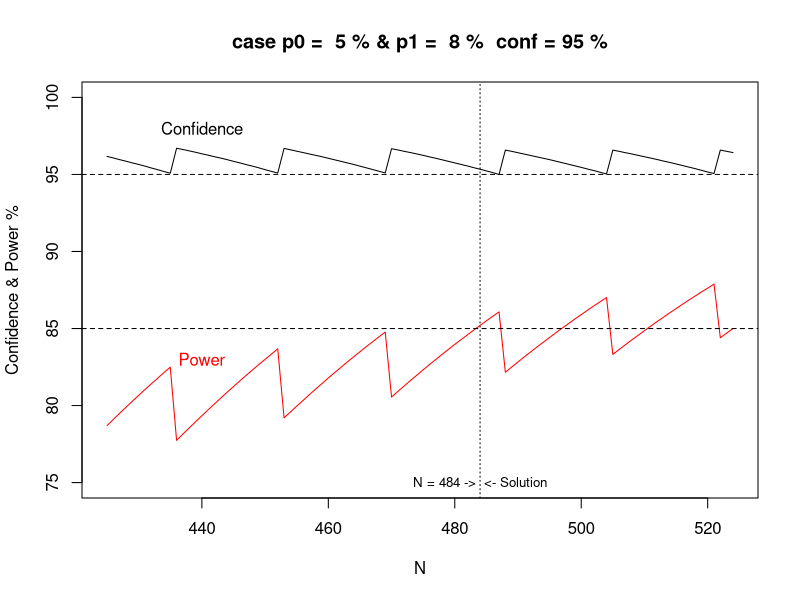

Generate this figure with R:
## ---- chunk 1
knitr::opts_chunk$set(echo = TRUE, comment = "")
## ---- chunk 2
test_prop <- function(conf,N,p0,p1,power,steps,inc = -1,side = "less") {
    conf_int <- data.frame(N = 0, n_l = NA, n_up = NA, prop_l = NA, prop_up = NA,
                           conf = 0, power = 0, p1.pow = 0) 
    names(conf_int)[2] <- " n_l"
    names(conf_int)[3] <- " n_up"
    names(conf_int)[4] <- " pr_l(%)"
    names(conf_int)[5] <- " pr_up(%)"
    names(conf_int)[6] <- " conf(%)"
    names(conf_int)[7] <- paste(" pwr%@p1=",as.character(p1*100),"%")
    names(conf_int)[8] <- paste(" p1%@pwr",as.character(power*100),"%")
    alpha <- 1 - conf
    conf2 <- conf
    accuracy <- 26
    if (side == "two") {
        conf <- 1 - alpha/2
        side_l <- c(T,T)
    } else if(side == "less") side_l <- c(F,T)
    else side_l <- c(T,F)
    
    if (side_l[1] & side_l[2]) conf <- 1 - alpha/2
    for (i in 1:steps) {
        if(inc == -1) {
            Nx <- N*2^(i-1)
        } else Nx <- N + inc*(i - 1)
        
        # n_l is the minimum number of events that does not reject Hp0 (p0)
        # n_up is the maximum number of events that does not reject Hp0 (p0)
        if(side_l[1]) {
            n_l <- qbinom(conf,Nx,p0,lower.tail = FALSE)
            if(n_l == 0) stop("(*1) Low side test not possible: 
                              Low Number of trials")
            alpha2 <- pbinom(n_l,Nx,p0)
            if(side_l[2]) n_l <- n_l + 1
            conf2 <- 1 - (alpha -alpha2)
            if (conf2 >= 1) conf2 <- (1 - alpha/100)
        } else n_l <- NA
        if(side_l[2]) n_up <- qbinom(conf2,Nx,p0) else n_up <- NA
        # prop_xx are the min/max proportion allowed
        if(side_l[1]) prop_l <- round(((n_l)/Nx)*100,digits = 4) else prop_l <- NA
        if(side_l[2]) prop_up <- round((n_up/Nx)*100,digits = 4) else prop_up <- NA
        # conf_r is the real confidence after the implementation of the test
        if (side_l[1] & side_l[2]) {
            conf_r <- round((pbinom(n_up,Nx,p0) - pbinom(n_l-1,Nx,p0))*100,
                            digits = 2)
        } else if (side_l[2]) {
            conf_r <- round(pbinom(n_up,Nx,p0)*100,digits = 2)
        } else {
            conf_r <- round((1-pbinom(n_l-1,Nx,p0))*100, digits = 2)
        }
        # This condition is satisfied when a Low side detection is not possible
        if (conf_r/((1-alpha)*100) < 0.9) {
            stop("(*2) Low side test not possible: Low Number of trials")
        }
        # real test power at input p1 
        if(side_l[2] && (p1 > p0)) {
            power_r <- round(100*(1-pbinom(n_up,Nx,p1)),digits = 2)
        } else if (side_l[1] && (p1 < p0)) {
            power_r <- round(100*(pbinom(n_l-1,Nx,p1)),digits = 2)
        } else stop("side and p1 are not consistent")
        
        # calculation of p1 correspondent to the input power
        p1_pow <- 0.5
        p1_inc <- 0.25
        iter_for_accuracy <- 0
        while (iter_for_accuracy < accuracy) {
            iter_for_accuracy <- iter_for_accuracy + 1
            if(p1 > p0) {
                powerx <- (1 - pbinom(n_up,Nx,p1_pow))
            } else {
                powerx <- pbinom(n_l-1,Nx,p1_pow)
            }
             
            if (powerx > power) {
                p1_pow <- p1_pow - p1_inc*sign(p1-p0)
            } else {
                p1_pow <- p1_pow + p1_inc*sign(p1-p0)
            }
            p1_inc <- p1_inc / 2
        }
        p1_pow <- round(p1_pow*100, digits = 4)
        conf_int[i,] <- c(Nx, n_l,n_up, prop_l,prop_up, conf_r, power_r, p1_pow)
    }
    conf_int
}
## ---- chunk 3
N <- 50
inc <- -1
steps <- 12    
conf <- 0.95
power <- 0.95
p0 <- 0.0005 
p1 <- 0.001 
side <- "less"

test_prop(conf,N,p0,p1,power,steps,inc,side)
## ---- chunk 4
N <- 425
steps <- 100
conf <- 0.95
p0 <- 0.05
p1 <- 0.08
power <- 0.85
side <- "less"
inc <- 1
## ---- chunk 5
dataout <- test_prop(conf,N,p0,p1,power,steps,inc,side)

plot(dataout$N,dataout$` conf(%)`,type = "l",ylim = c(power*100-10,100),
     main = paste("case p0 = ", as.character(p0*100),"% & p1 = ",
                  as.character(p1*100),"%  conf =",as.character(conf*100),"%"),
                xlab = "N",ylab = "Confidence & Power %")
lines(dataout$N,dataout[,7], col = "red")
abline(h=power*100,lty = 2)
abline(h=conf*100,lty = 2)
abline(v=484, lty=3, col="black")
text(440,98,"Confidence")
text(440,83,"Power",col = "red")
text(484,75,"N = 484 ->  <- Solution", col = "black",cex = 0.8)
## ---- chunk 6
# Sample size determination for proportion function
# based on binomial distribution

# peak detect function

peak_det_p0p1 <- function(N,conf,p0, k) {
    N <- N + 1
    n <- qbinom(conf,N,p0)
    dN <- 2^k
    iter_for_k <- 0
    while(iter_for_k <= k) {
        nx <- qbinom(conf,N,p0)
        iter_for_k <- iter_for_k + 1
        if (nx > n) {
            N <- N - dN 
        } else N <- N + dN
        dN <- dN/2
    }
    nx <- qbinom(conf,N,p0)
    if (nx > n) N <- N - 1
    N
}


peak_det_p1p0 <- function(N,conf,p0, k) {
    N <- N + 1
    n <- qbinom(conf,N,p0,lower.tail = FALSE)
    dN <- 2^k
    iter_for_k <- 0
    while(iter_for_k <= k) {
        nx <- qbinom(conf,N,p0,lower.tail = FALSE)
        iter_for_k <- iter_for_k + 1
        if (nx > n) {
            N <- N - dN 
        } else N <- N + dN
        dN <- dN/2
    }
    nx <- qbinom(conf,N,p0,lower.tail = FALSE)
    if (nx <= n) N <- N + 1
    N
}

# function for calculation of interval limits and power 
pwr_calc <- function(conf,N,p0,p1,power,side = "less") {
    conf_int <- data.frame(N = 0, n_l = NA, n_up = NA, prop_l = NA, prop_up = NA,
                           conf = 0, power.P.1 = 0) 
    names(conf_int)[2] <- " n_l"
    names(conf_int)[3] <- " n_up"
    names(conf_int)[4] <- " pr_l(%)"
    names(conf_int)[5] <- " pr_up(%)"
    names(conf_int)[6] <- " conf(%)"
    names(conf_int)[7] <- "power(%)"
    alpha <- 1 - conf
    side_l <- c(F,F)
    if (side == "two") {
        conf <- 1 - alpha/2
        side_l <- c(T,T)
    } else if(side == "less") side_l <- c(F,T)
    else side_l <- c(T,F)
    # n_up is the maximum number of failure that does not reject Hp0 (p0)
    if(side_l[1]) {
        n_l <- qbinom(conf,N,p0,lower.tail = FALSE)
        alpha2 <- pbinom(n_l,N,p0)
        if(side_l[2]) n_l <- n_l + 1
        conf <- 1 - (alpha -alpha2)
        if (conf >= 1) conf <- (1 - alpha/100)
    } else n_l <- NA
    if(side_l[2]) n_up <- qbinom(conf,N,p0) else n_up <- NA
    # prop_up is the maximum proportion allowed
    if(side_l[1]) prop_l <- round(((n_l)/N)*100,digits = 4) else prop_l <- NA
    if(side_l[2]) prop_up <- round((n_up/N)*100,digits = 4) else prop_up <- NA
    # conf_r is the real confidence after the implementation of the test
    if (side_l[1] & side_l[2]) {
        conf_r <- round((pbinom(n_up,N,p0) - pbinom(n_l-1,N,p0))*100,
                        digits = 2)
    } else if (side_l[2]) {
        conf_r <- round(pbinom(n_up,N,p0)*100,digits = 2)
    } else {
        conf_r <- round((1-pbinom(n_l-1,N,p0))*100, digits = 2)
    }
    # This condition is satisfied when a Low side detection is not possible
    if (conf_r/((1-alpha)*100) < 0.99) {
        stop("Low side test not possible")
    }
    # real test power at input p1 
    if(side_l[2] && (p1 > p0)) {
        power_r <- round(100*(1-pbinom(n_up,N,p1)),digits = 2)
    } else if (side_l[1] && (p1 < p0)) {
        power_r <- round(100*(pbinom(n_l-1,N,p1)),digits = 2)
    } else stop("side and p1 are not consistent")
    
    conf_int[1,] <- c(N, n_l,n_up, prop_l,prop_up, conf_r, power_r)
    conf_int <- cbind(conf_int,side)
    names(conf_int)[8] <- "side"
    conf_int
}
## ---- chunk 7
# function for sample size determination 
ss_prop <- function(p0,p1,conf,power,side) {
    if(conf < 0.6) stop("Confidence too low (< 60%) ")
    if(power < 0.6) stop("Power too low (< 60%) ")
    alpha <- 1 - conf
    beta <- 1 - power
    if (side == "two") alpha <- alpha/2
    Max_iter <- 10000
    n_iter <- 0
    # Nr = sample size aproximation based on normal distribution
    Nr <- ((qnorm(alpha,lower.tail = F)*sqrt(p0*(1-p0))+
                qnorm(beta,lower.tail = F)*sqrt(p1*(1-p1)))/abs(p1-p0))^2
    # N => first sample size initialization for next iterations
    # This is a starting point with a power always lower than the power set
    N <- round(Nr*0.7,digits = 0)
    k <- round(log2(Nr*0.4),digits =0)
    
    # first iteration loop by increasing N values with step calculated by peak_det_xx
    pwr <- pwr_calc(conf,N,p0,p1,power,side)
    while ((pwr[1,7] < power*100) & (n_iter < Max_iter)) {
        if(side == "less") {
            N <- peak_det_p0p1(N,conf,p0,k)
        } else {N <- peak_det_p1p0(N,conf,p0,k)}
        pwr <- pwr_calc(conf,N,p0,p1,power,side)
        n_iter <- n_iter + 1
    }
    if (n_iter >= Max_iter) stop("Algorithm not convergent: p0 & p1 too close")
    
    # 2nd iteration loop: Active only in a local interval when power(N) is increasing
    # This loop find the minimum N satisfying confidence > set & power > set
    k <- round(log2(N*0.3),digits =0)
    dN <- 2^k
    iter_for_k <- 0
    while (iter_for_k <=k) {
        if (pwr[1,7] > power*100) {
            N <- N - dN
        } else N <- N + dN
        pwr <- pwr_calc(conf,N,p0,p1,power,side)
        iter_for_k <- iter_for_k +1
        dN <- dN / 2
    }
    if(pwr[1,7] < power*100) N <- N + 1
    pwr <- pwr_calc(conf,N,p0,p1,power,side)
    
    if(pwr[1,7] > power*120 ) stop("Unsuitable parameters setting")
    pwr
}
## ---- chunk 8
ss_prop(p0,p1,conf,power,side)
## ---- chunk 9
# Simulation and comparison with binom.test()
set.seed(123)

N_obs <- 1000000
steps <- 1

Test <- T
if(Test){
    sel1 <- c(1,2,3,4,6,7,8,11)
    sel2 <- c(1,2,3,4,7,9,8,10,11)
} else {
    sel1 <- c(1,2,3,4,5,6,7,8,11)
    sel2 <- c(1,2,3,4,5,7,9,8,10,11)
}

# confronto con binom.test
Nv <-     c(   250,   500,   1200,   15000, 5000,    5000,    800,   800, 124)
p0v <-    c(  0.01,  0.01,   0.1 , 0.0005,  0.01,    0.001,   0.1,  0.1, 0.005)
p1v <-    c(  0.03,  0.03,   0.11, 0.001 , 0.006,    0.0001, 0.142,0.0647,0.05)
confv <-  c(  0.95,  0.85,   0.90,  0.99  , 0.95,     0.95,   0.95, 0.95,  0.95)
powerv <- c(    NA,    NA,     NA,    NA  ,   NA,       NA,     NA,   NA,    NA)
sidev <-  c("less","less", "less", "less", "greater","greater","two","two","less" )



tf <- data.frame(N = Nv, p0 = p0v, p1 = p1v, conf = confv,power = powerv, 
                         side = sidev,stringsAsFactors = F)


sim_res <- data.frame(N = 0, p0 = 0, p1 = 0, conf_in = 0, power_in = 0, conf = 0, 
                      conf_sM = 0, power_sM = 0,
                      conf_sR = 0, power_sR = 0, side = "text", stringsAsFactors = F )
names(sim_res)[2] <- "p0(%)"
names(sim_res)[3] <- "p1(%)"
names(sim_res)[4] <- "co(%)"
names(sim_res)[5] <- "pwr(%)"
names(sim_res)[6] <- "co_P(%)"
names(sim_res)[7] <- "co_sP(%)"
names(sim_res)[8] <- "pwr_sP(%)"
names(sim_res)[9] <- "co_sR(%)"
names(sim_res)[10] <- "pwr_sR(%)"

sim_res <- rbind(sim_res,sim_res)

for (i in 1:length(tf[,1])) {
    N <- tf$N[i]
    p0 <- round(tf$p0[i]*100,digits = 2)
    p1 <- round(tf$p1[i]*100,digits = 2)
    conf_in <- round(tf$conf[i]*100, digits = 2)
    side <- tf$side[i]
    sim_data <- rbinom(N_obs,tf$N[i],tf$p0[i])
    sim_datap <- rbinom(N_obs,tf$N[i],tf$p1[i])
    if (tf$side[i] == "less") {
        n_up <- test_prop(tf$conf[i],tf$N[i],tf$p0[i],tf$p1[i],power,steps,-1,tf$side[i])[1,3]
        crM <- round(mean(sim_data <= n_up)*100,digits = 1)
        pM <- round(100-mean(sim_datap <= n_up)*100,digits = 1)
        n_ib <- tf$N[i]*binom.test(round(tf$p0[i]*tf$N[i],digits=0),tf$N[i],
                             alternative ="less",conf.level = tf$conf[i])$conf.int
        crR <- round(mean(sim_data <= n_ib[[2]])*100,digits = 1)
        pR <- round(100-mean(sim_datap <= n_ib[[2]])*100,digits = 1)
    } else if (tf$side[i] == "greater") {
        n_l <- test_prop(tf$conf[i],tf$N[i],tf$p0[i],tf$p1[i],power,steps,-1,tf$side[i])[1,2]
        crM <- round(mean(sim_data >= n_l)*100,digits = 1)
        pM <- round(100-mean(sim_datap >= n_l)*100,digits = 1)
        n_ib <- tf$N[i]*binom.test(round(tf$p0[i]*tf$N[i],digits=0),tf$N[i],
                                   alternative ="greater",conf.level = tf$conf[i])$conf.int
        crR <- round(mean(sim_data >= n_ib[[1]])*100,digits = 1)
        pR <- round(100-mean(sim_datap >= n_ib[[1]])*100,digits = 1)
    } else {
        nv <- test_prop(tf$conf[i],tf$N[i],tf$p0[i],tf$p1[i],power,steps,-1,tf$side[i])[1,2:3]
        crM <- round(mean((sim_data >= nv[[1]]) & 
                                   (sim_data <= nv[[2]]))*100,digits = 1)
        pM <- round(100-mean((sim_datap >= nv[[1]]) & 
                                       (sim_datap <= nv[[2]]))*100,digits = 1)
        n_ib <- tf$N[i]*binom.test(round(tf$p0[i]*tf$N[i],digits=0),tf$N[i],
                                   alternative ="two.sided",conf.level = tf$conf[i])$conf.int
        crR <- round(mean((sim_data >= n_ib[[1]]) & 
                                   (sim_data <= n_ib[[2]]))*100,digits = 1)
        pR <- round(100-mean((sim_datap >= n_ib[[1]]) & 
                                       (sim_datap <= n_ib[[2]]))*100,digits = 1)
    }
    conf_r <- test_prop(tf$conf[i],tf$N[i],tf$p0[i],tf$p1[i],power,steps,-1,tf$side[i])[1,6]
    power_in <- tf$power[i]*100
    sim_res[i,] <- c(N, p0, p1, conf_in,power_in, conf_r, crM, pM, crR, pR, side)
}

sim_res[,sel1]
## ---- chunk 10

sim_res[,sel2]
## ---- chunk 11
# Simulation and comparison with binom.test()
set.seed(123)

N_obs <- 1000000
steps <- 1

Test <- F
if(Test){
    sel1 <- c(1,2,3,4,6,7,8,11)
    sel2 <- c(1,2,3,4,7,9,8,10,11)
} else {
    sel1 <- c(1,2,3,4,5,6,7,8,11)
    sel2 <- c(1,2,3,4,5,7,9,8,10,11)
}

odd <- c(1,3,5,7)
even <- c(2,4,6,8)

# confronto con power.prop.test 
Nv <-     c(  362,   787 ,   484,  970,   694, 1379,  673, 1211)
p0v <-    c(  0.005, 0.005,  0.05, 0.05,  0.05, 0.05, 0.05, 0.05)
p1v <-    c(  0.02,  0.02,   0.08, 0.08,  0.03, 0.03, 0.08, 0.08)
confv <-  c(  0.95,  0.95,   0.95, 0.95,  0.95, 0.95, 0.95, 0.95) 
powerv <-  c(  0.85,  0.85,   0.85, 0.85,  0.85, 0.85, 0.85, 0.85)
sidev <-  c("less", "less", "less","less","greater","greater","two","two")



tf <- data.frame(N = Nv, p0 = p0v, p1 = p1v, conf = confv,power = powerv, 
                         side = sidev,stringsAsFactors = F)


sim_res <- data.frame(N = 0, p0 = 0, p1 = 0, conf_in = 0, power_in = 0, conf = 0, 
                      conf_sM = 0, power_sM = 0,
                      conf_sR = 0, power_sR = 0, side = "text", stringsAsFactors = F )
names(sim_res)[2] <- "p0(%)"
names(sim_res)[3] <- "p1(%)"
names(sim_res)[4] <- "co(%)"
names(sim_res)[5] <- "pwr(%)"
names(sim_res)[6] <- "co_P(%)"
names(sim_res)[7] <- "co_sP(%)"
names(sim_res)[8] <- "pwr_sP(%)"
names(sim_res)[9] <- "co_sR(%)"
names(sim_res)[10] <- "pwr_sR(%)"

sim_res <- rbind(sim_res,sim_res)

for (i in 1:length(tf[,1])) {
    N <- tf$N[i]
    p0 <- round(tf$p0[i]*100,digits = 2)
    p1 <- round(tf$p1[i]*100,digits = 2)
    conf_in <- round(tf$conf[i]*100, digits = 2)
    side <- tf$side[i]
    sim_data <- rbinom(N_obs,tf$N[i],tf$p0[i])
    sim_datap <- rbinom(N_obs,tf$N[i],tf$p1[i])
    if (tf$side[i] == "less") {
        n_up <- test_prop(tf$conf[i],tf$N[i],tf$p0[i],tf$p1[i],power,steps,-1,tf$side[i])[1,3]
        crM <- round(mean(sim_data <= n_up)*100,digits = 1)
        pM <- round(100-mean(sim_datap <= n_up)*100,digits = 1)
        n_ib <- tf$N[i]*binom.test(round(tf$p0[i]*tf$N[i],digits=0),tf$N[i],
                             alternative ="less",conf.level = tf$conf[i])$conf.int
        crR <- round(mean(sim_data <= n_ib[[2]])*100,digits = 1)
        pR <- round(100-mean(sim_datap <= n_ib[[2]])*100,digits = 1)
    } else if (tf$side[i] == "greater") {
        n_l <- test_prop(tf$conf[i],tf$N[i],tf$p0[i],tf$p1[i],power,steps,-1,tf$side[i])[1,2]
        crM <- round(mean(sim_data >= n_l)*100,digits = 1)
        pM <- round(100-mean(sim_datap >= n_l)*100,digits = 1)
        n_ib <- tf$N[i]*binom.test(round(tf$p0[i]*tf$N[i],digits=0),tf$N[i],
                                   alternative ="greater",conf.level = tf$conf[i])$conf.int
        crR <- round(mean(sim_data >= n_ib[[1]])*100,digits = 1)
        pR <- round(100-mean(sim_datap >= n_ib[[1]])*100,digits = 1)
    } else {
        nv <- test_prop(tf$conf[i],tf$N[i],tf$p0[i],tf$p1[i],power,steps,-1,tf$side[i])[1,2:3]
        crM <- round(mean((sim_data >= nv[[1]]) & 
                                   (sim_data <= nv[[2]]))*100,digits = 1)
        pM <- round(100-mean((sim_datap >= nv[[1]]) & 
                                       (sim_datap <= nv[[2]]))*100,digits = 1)
        n_ib <- tf$N[i]*binom.test(round(tf$p0[i]*tf$N[i],digits=0),tf$N[i],
                                   alternative ="two.sided",conf.level = tf$conf[i])$conf.int
        crR <- round(mean((sim_data >= n_ib[[1]]) & 
                                   (sim_data <= n_ib[[2]]))*100,digits = 1)
        pR <- round(100-mean((sim_datap >= n_ib[[1]]) & 
                                       (sim_datap <= n_ib[[2]]))*100,digits = 1)
    }
    conf_r <- test_prop(tf$conf[i],tf$N[i],tf$p0[i],tf$p1[i],power,steps,-1,tf$side[i])[1,6]
    power_in <- tf$power[i]*100
    sim_res[i,] <- c(N, p0, p1, conf_in,power_in, conf_r, crM, pM, crR, pR, side)
}

sim_res[odd,sel1]

## ---- chunk 12
p0 <- 0.005
p1 <- 0.02
conf <- 0.95
power <- 0.85
side <- "less"

dat <- ss_prop(p0,p1,conf,power,side)
dat


## ---- chunk 13
power.prop.test(p1=p0,p2=p1,sig.level = 1-conf,power = power,
                alternative = "one")

## ---- chunk 14
sim_res[odd,sel2]
## ---- chunk 15
sim_res[even,sel2]
